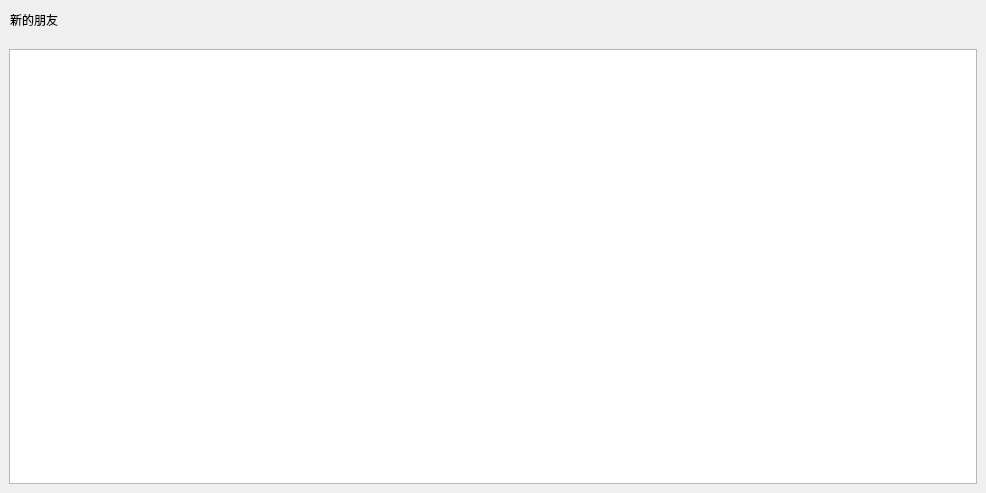
<?xml version="1.0" encoding="UTF-8"?>
<ui version="4.0">
 <class>ApplyFriendPage</class>
 <widget class="QWidget" name="ApplyFriendPage">
  <property name="geometry">
   <rect>
    <x>0</x>
    <y>0</y>
    <width>986</width>
    <height>493</height>
   </rect>
  </property>
  <property name="windowTitle">
   <string>Form</string>
  </property>
  <layout class="QVBoxLayout" name="verticalLayout">
   <property name="spacing">
    <number>0</number>
   </property>
   <property name="leftMargin">
    <number>0</number>
   </property>
   <property name="topMargin">
    <number>0</number>
   </property>
   <property name="rightMargin">
    <number>0</number>
   </property>
   <property name="bottomMargin">
    <number>0</number>
   </property>
   <item>
    <widget class="QWidget" name="friend_apply_wid" native="true">
     <layout class="QHBoxLayout" name="horizontalLayout">
      <property name="spacing">
       <number>0</number>
      </property>
      <property name="leftMargin">
       <number>0</number>
      </property>
      <property name="topMargin">
       <number>0</number>
      </property>
      <property name="rightMargin">
       <number>0</number>
      </property>
      <property name="bottomMargin">
       <number>0</number>
      </property>
      <item>
       <spacer name="horizontalSpacer_2">
        <property name="orientation">
         <enum>Qt::Horizontal</enum>
        </property>
        <property name="sizeType">
         <enum>QSizePolicy::Fixed</enum>
        </property>
        <property name="sizeHint" stdset="0">
         <size>
          <width>10</width>
          <height>20</height>
         </size>
        </property>
       </spacer>
      </item>
      <item>
       <widget class="QLabel" name="friend_apply_lb">
        <property name="minimumSize">
         <size>
          <width>0</width>
          <height>40</height>
         </size>
        </property>
        <property name="maximumSize">
         <size>
          <width>16777215</width>
          <height>40</height>
         </size>
        </property>
        <property name="text">
         <string>新的朋友</string>
        </property>
       </widget>
      </item>
      <item>
       <spacer name="horizontalSpacer">
        <property name="orientation">
         <enum>Qt::Horizontal</enum>
        </property>
        <property name="sizeHint" stdset="0">
         <size>
          <width>913</width>
          <height>20</height>
         </size>
        </property>
       </spacer>
      </item>
     </layout>
    </widget>
   </item>
   <item>
    <widget class="QWidget" name="widget_2" native="true">
     <layout class="QVBoxLayout" name="verticalLayout_2">
      <item>
       <widget class="ApplyFriendList" name="apply_friend_list"/>
      </item>
     </layout>
    </widget>
   </item>
  </layout>
 </widget>
 <customwidgets>
  <customwidget>
   <class>ApplyFriendList</class>
   <extends>QListWidget</extends>
   <header location="global">applyfriendlist.h</header>
  </customwidget>
 </customwidgets>
 <resources/>
 <connections/>
</ui>
